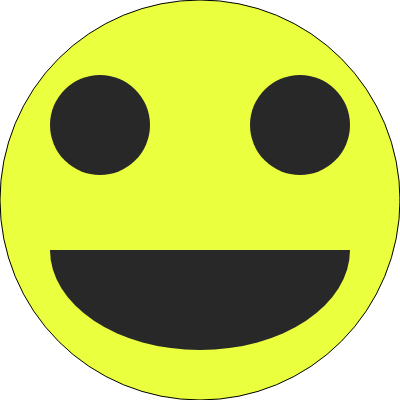
Frame 1 (no input)
Frame 60 (no input): identical to frame 1, image omitted
Frame 120 (the mouse pressed at the canvas centre since frame 60): identical to frame 1, image omitted

The p5.js sketch that drew this single still picture (run headless with seeded random() and noise() and a simulated clock; from frame 60 on, the mouse is pressed at the canvas centre):

// p5.js sketch
// ── sketch.js
function setup(){
    // create a canvas that is
    // (width:400px, height:400px)
    createCanvas(400,400);
}

function draw() {
    // set the background to 'white'
    background(255);

    // translate the grid to the
    // "center" of the canvas
    translate( 200, 200 );


    // ** draw the smily face head **
    // This ellipse is centered at (x:0, y:0)
    // This is the "new" center of the canvas
    // this is possible due to translate()
    stroke( 0 );
    fill('rgba(234, 255, 61, 1.0)');
    ellipse( 0, 0, 400 );

    // ** draw the smiley face mouth **
    // This is centered on the 0-point,
    // of the x-axis
    noStroke();
    fill( 40 );
    arc( 0, 50, 300, 200, 0, PI );

    // ** draw smily face eyes **
    // (notice the use of negative numbers
    // to go "above" 0, and to draw
    // the left eye)
    //
    // In other words they have the
    // same y-value (-15px)
    // And the x-value is mirrored
    // (left:-20px right:20px)
    fill( 40 );
    // ** left eye **
    ellipse( -100, -75, 100 );
    // ** right eye **
    ellipse( 100, -75, 100 );
}
